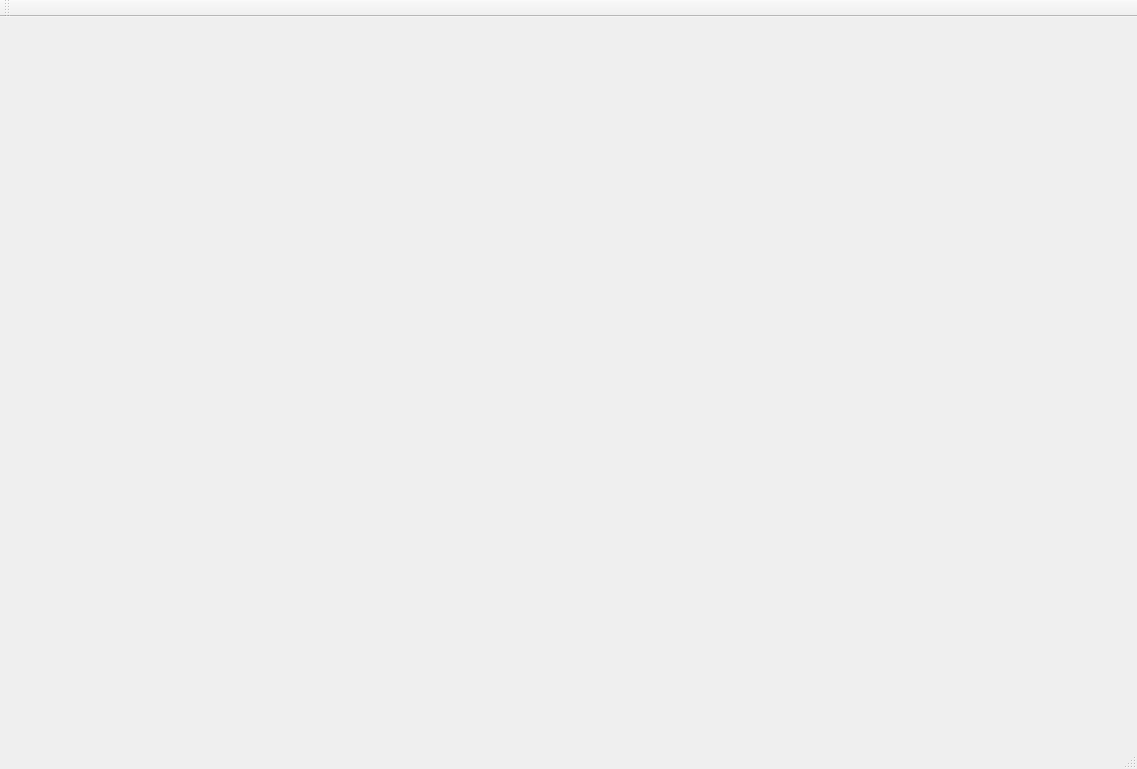
<?xml version="1.0" encoding="UTF-8"?>
<ui version="4.0">
 <class>MainWindow</class>
 <widget class="QMainWindow" name="MainWindow">
  <property name="geometry">
   <rect>
    <x>0</x>
    <y>0</y>
    <width>1137</width>
    <height>769</height>
   </rect>
  </property>
  <property name="sizePolicy">
   <sizepolicy hsizetype="Expanding" vsizetype="Expanding">
    <horstretch>0</horstretch>
    <verstretch>0</verstretch>
   </sizepolicy>
  </property>
  <property name="windowTitle">
   <string>Конфигуратор ПЛК</string>
  </property>
  <widget class="QWidget" name="centralWidget">
   <layout class="QGridLayout" name="gridLayout">
    <item row="0" column="0">
     <widget class="QWidget" name="widget" native="true">
      <property name="sizePolicy">
       <sizepolicy hsizetype="Preferred" vsizetype="Preferred">
        <horstretch>1</horstretch>
        <verstretch>0</verstretch>
       </sizepolicy>
      </property>
     </widget>
    </item>
   </layout>
  </widget>
  <widget class="QToolBar" name="mainToolBar">
   <attribute name="toolBarArea">
    <enum>TopToolBarArea</enum>
   </attribute>
   <attribute name="toolBarBreak">
    <bool>false</bool>
   </attribute>
  </widget>
  <widget class="QStatusBar" name="statusBar"/>
 </widget>
 <layoutdefault spacing="6" margin="11"/>
 <resources/>
 <connections/>
</ui>
